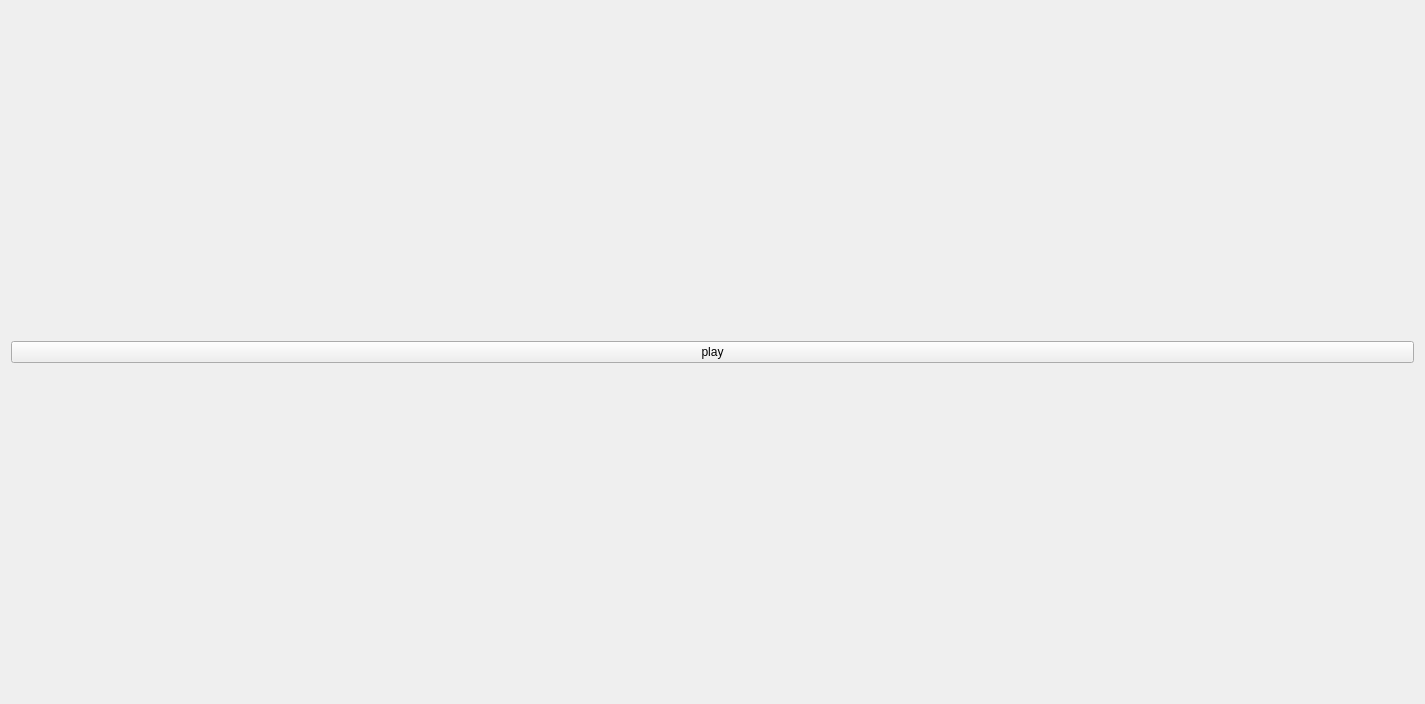
<?xml version="1.0" encoding="UTF-8"?>
<ui version="4.0">
 <class>toolsWithItkVtk</class>
 <widget class="QWidget" name="toolsWithItkVtk">
  <property name="geometry">
   <rect>
    <x>0</x>
    <y>0</y>
    <width>1425</width>
    <height>704</height>
   </rect>
  </property>
  <property name="sizePolicy">
   <sizepolicy hsizetype="Minimum" vsizetype="Minimum">
    <horstretch>0</horstretch>
    <verstretch>0</verstretch>
   </sizepolicy>
  </property>
  <property name="windowTitle">
   <string>Form</string>
  </property>
  <layout class="QGridLayout" name="gridLayout">
   <item row="1" column="0">
    <widget class="QPushButton" name="loadButton">
     <property name="text">
      <string>play</string>
     </property>
    </widget>
   </item>
  </layout>
 </widget>
 <resources/>
 <connections/>
</ui>
